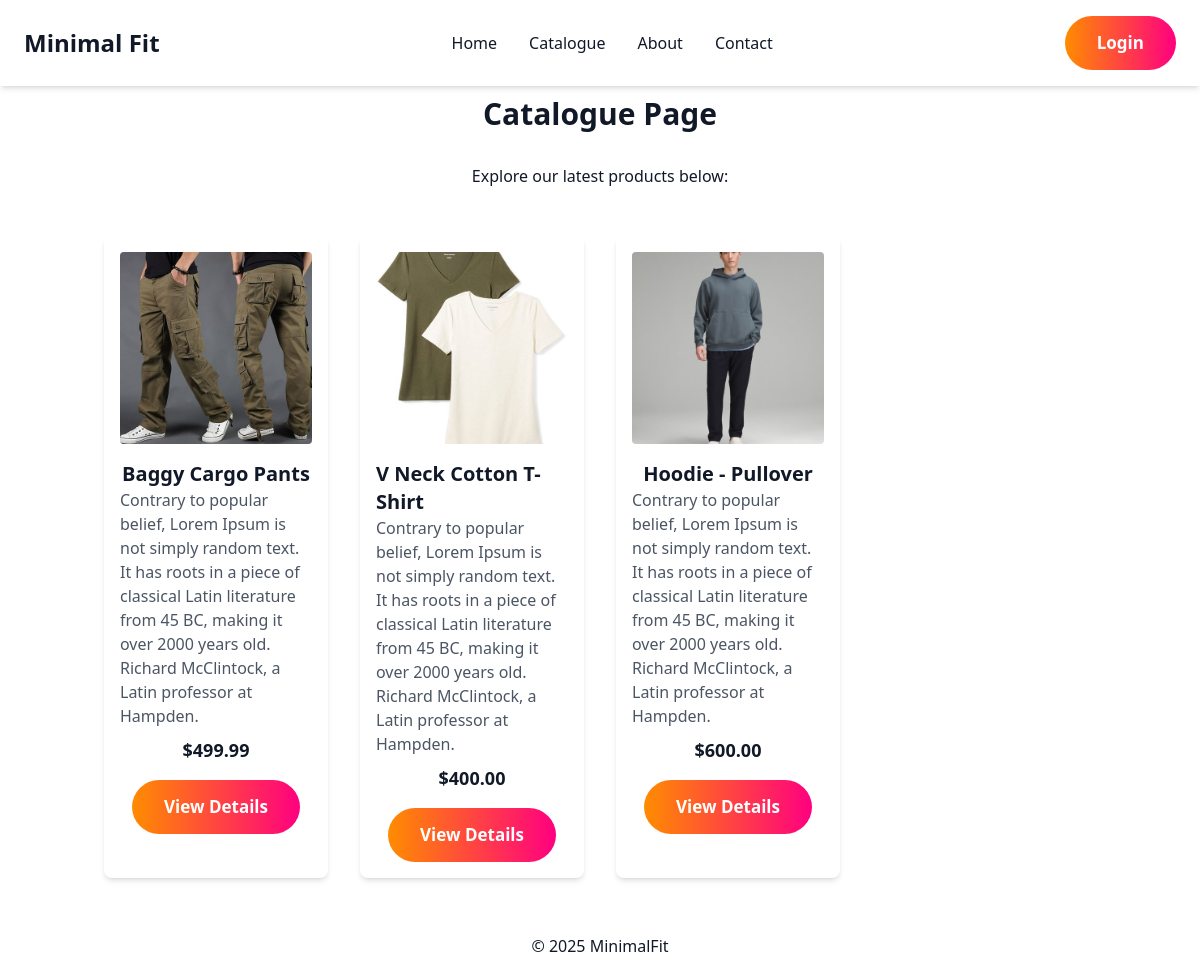
The app's page /store/catalogue/ with its own data.
### store/models.py (models this page shows, shortened)
class Product(models.Model):
    name = models.CharField(max_length=255)
    description = models.TextField()
    price = models.DecimalField(max_digits=10, decimal_places=2)
    image = models.ImageField(upload_to='products/')  # Ensure MEDIA settings are configured
    category = models.ForeignKey(Category, on_delete=models.CASCADE, related_name="products")
    created_at = models.DateTimeField(auto_now_add=True)
    updated_at = models.DateTimeField(auto_now=True)
    status = models.BooleanField(default=True)  # True = Active, False = Inactive
    display_on_homepage = models.BooleanField(default=False)

### store/views.py (the view)
# urls.py: path('catalogue/', views.catalogue_view, name='catalogue'),
def catalogue_view(request):
    products = Product.objects.all()
    return render(request, 'store/catalogue.html', {'products': products})

### store/templates/store/catalogue.html (shortened to what this page needs)
<!DOCTYPE html>
<html lang="en">
<head>
    <script src="https://cdn.tailwindcss.com"></script>
    <link rel="stylesheet" href="https://unpkg.com/swiper/swiper-bundle.min.css" />
</head>
<body class="bg-white text-gray-900">
    <nav class="fixed top-0 left-0 w-full bg-white shadow-md px-6 py-4 flex justify-between items-center z-50">
        <h1 class="text-2xl font-bold">Minimal Fit</h1>
        <div class="hidden md:flex gap-8 items-center">
            <a href="/" class="hover:underline">Home</a>
            <a href="{% url 'catalogue' %}" class="hover:underline">Catalogue</a>
            <a href="{% url 'about' %}" class="hover:underline">About</a>
            <a href="{% url 'contact' %}" class="hover:underline">Contact</a>
        </div>
        <button class="login-button"><span>Login</span></button>
    </nav>
    <main class="pt-16 pb-10">
        <div class="container mx-auto px-4">
            <h1 class="text-3xl font-bold text-center my-8">Catalogue Page</h1>
            <p class="text-center mb-12">Explore our latest products below:</p>
            <div class="grid grid-cols-1 sm:grid-cols-2 md:grid-cols-3 lg:grid-cols-4 gap-8">
                {% for product in products %}
                <div class="bg-white p-4 rounded-lg shadow-md flex flex-col items-center transition-transform transform hover:scale-105">
                    <img src="{{ product.image.url }}" alt="{{ product.name }}" class="w-full h-48 object-cover rounded mb-4">
                    <h3 class="text-xl font-semibold">{{ product.name }}</h3>
                    <p class="text-gray-600">{{ product.description }}</p>
                    <p class="text-lg font-bold mt-2">${{ product.price }}</p>
                    <a href="{% url 'product_detail' product.id %}" class="login-button mt-4"><span>View Details</span></a>
                </div>
                {% empty %}
                <p class="text-center col-span-full">No products available.</p>
                {% endfor %}
            </div>
        </div>
    </main>
    <footer class="text-center py-4">
        <p>© 2025 MinimalFit</p>
    </footer>
</body>
</html>

### store/templates/store/catalogue.html (style rules this page uses)
.login-button { outline: none; cursor: pointer; border: none; padding: 0.9rem 2rem; font-family: inherit; font-size: 17px; position: relative; display: inline-block; font-weight: 700; border-radius: 50px; overflow: hidden; background: linear-gradient(90deg, #ff8c00, #ff0080); color: white; transition: all 0.4s ease-in-out; }

### records on screen
Product: image (picture), name "Baggy Cargo Pants", description "Contrary to popular belief, Lorem Ipsum is not simply random text. It has roots in a piece of classical Latin literature from 45 BC, making it over 2000 years old. Richard McClintock, a Latin professor at Hampden.", price "499.99"
Product: image (picture), name "V Neck Cotton T-Shirt", description "Contrary to popular belief, Lorem Ipsum is not simply random text. It has roots in a piece of classical Latin literature from 45 BC, making it over 2000 years old. Richard McClintock, a Latin professor at Hampden.", price "400.00"
Product: image (picture), name "Hoodie - Pullover", description "Contrary to popular belief, Lorem Ipsum is not simply random text. It has roots in a piece of classical Latin literature from 45 BC, making it over 2000 years old. Richard McClintock, a Latin professor at Hampden.", price "600.00"
